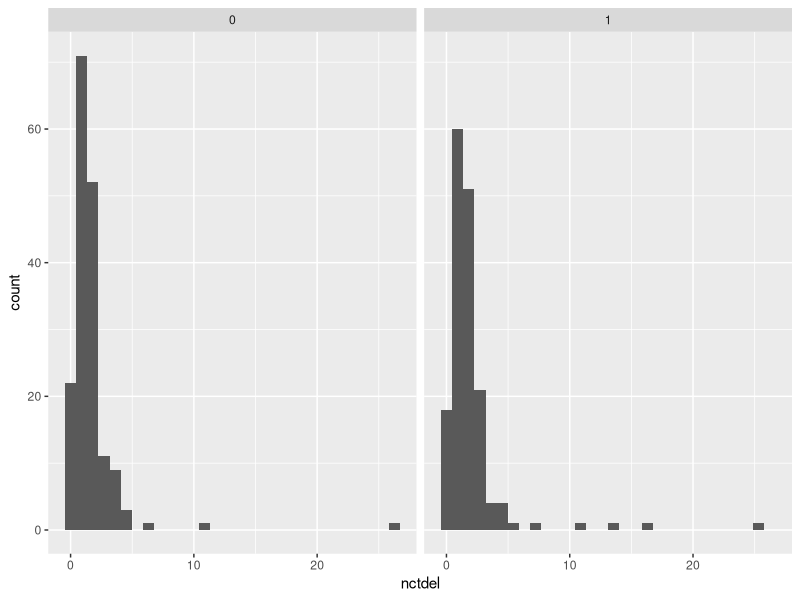
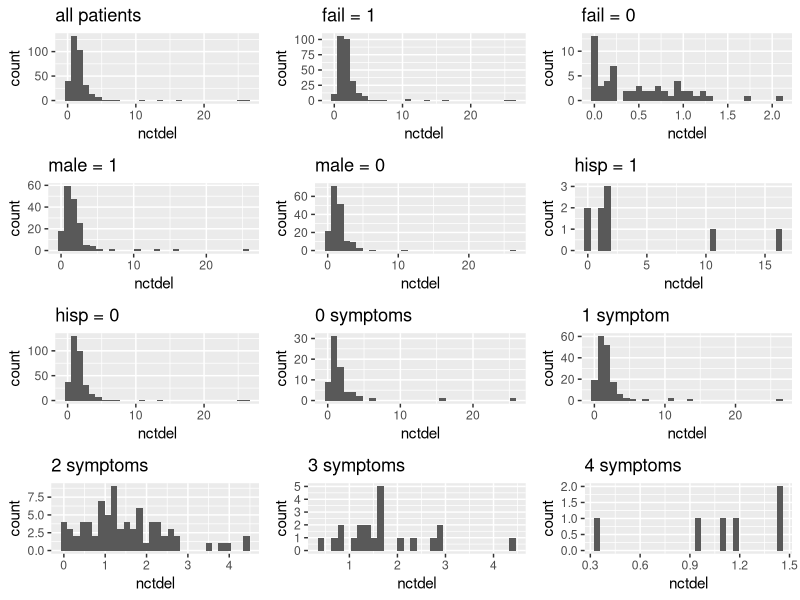
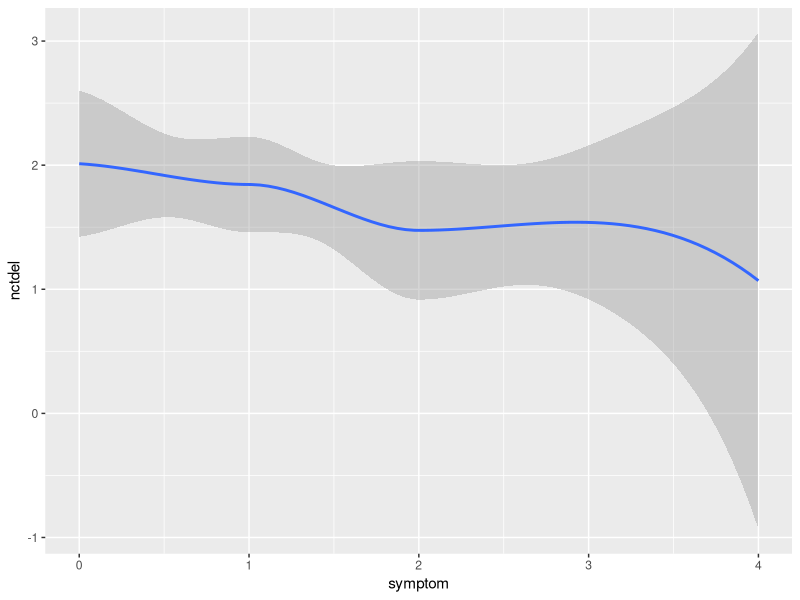
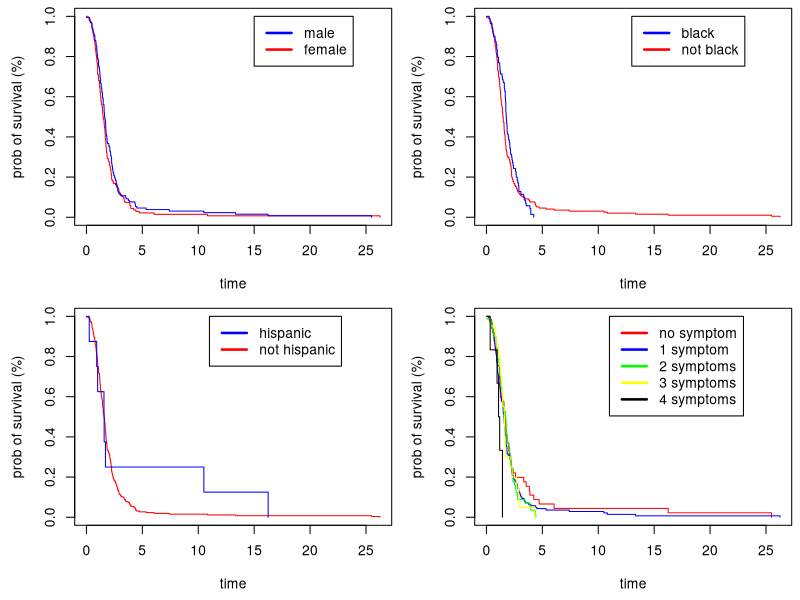

Here is the R script that generated these plots, in order:
## ---- chunk 1
knitr::opts_chunk$set(echo = TRUE)
library(ggplot2)
## ---- chunk 2
data <- read.table("kellydat.txt", header = TRUE)


ggplot(data = data) + geom_histogram(aes(x = nctdel)) +
  facet_wrap(~male)

require(gridExtra)

kellydat = read.table("kellydat.txt", header = TRUE)
kellydat$sn0 = ifelse(kellydat$sn1 + kellydat$sn2 + kellydat$sn3 + kellydat$all4, 0, 1)
## ---- chunk 3
kellydat$symptom = rep(0, length(kellydat$sn1))
for (i in 1:length(kellydat$nctdel)){
  if (kellydat$sn1[i] == 1){
    kellydat$symptom[i] = 1
  }
  if (kellydat$sn2[i] == 1){
    kellydat$symptom[i] = 2
  } 
  if (kellydat$sn3[i] == 1){
    kellydat$symptom[i] = 3
  }
  if (kellydat$all4[i] == 1){
    kellydat$symptom[i] = 4
  }
}
## ---- chunk 4
all = ggplot(data=kellydat, aes(nctdel)) + geom_histogram() + ggtitle("all patients")
fail_1 = ggplot(data=kellydat[kellydat$fail == 1,], aes(nctdel)) + geom_histogram() + ggtitle("fail = 1")
fail_0 = ggplot(data=kellydat[kellydat$fail == 0,], aes(nctdel)) + geom_histogram() + ggtitle("fail = 0")
male_1 = ggplot(data=kellydat[kellydat$male == 1,], aes(nctdel)) + geom_histogram() + ggtitle("male = 1")
male_0 = ggplot(data=kellydat[kellydat$male == 0,], aes(nctdel)) + geom_histogram() + ggtitle("male = 0")
hisp_1 = ggplot(data=kellydat[kellydat$hisp == 1,], aes(nctdel)) + geom_histogram() + ggtitle("hisp = 1")
hisp_0 = ggplot(data=kellydat[kellydat$hisp == 0,], aes(nctdel)) + geom_histogram() + ggtitle("hisp = 0")
sn0_1 = ggplot(data=kellydat[kellydat$sn0 == 1,], aes(nctdel)) + geom_histogram() + ggtitle("0 symptoms")
sn1_1 = ggplot(data=kellydat[kellydat$sn1 == 1,], aes(nctdel)) + geom_histogram() + ggtitle("1 symptom")
sn2_1 = ggplot(data=kellydat[kellydat$sn2 == 1,], aes(nctdel)) + geom_histogram() + ggtitle("2 symptoms")
sn3_1 = ggplot(data=kellydat[kellydat$sn3 == 1,], aes(nctdel)) + geom_histogram() + ggtitle("3 symptoms")
all4_1 = ggplot(data=kellydat[kellydat$all4 == 1,], aes(nctdel)) + geom_histogram() + ggtitle("4 symptoms")

grid.arrange(all, fail_1, fail_0, male_1, male_0, hisp_1, hisp_0, sn0_1, sn1_1, sn2_1, sn3_1, all4_1, ncol=3)

## ---- chunk 5
ggplot(data = kellydat) + 
geom_smooth(mapping = aes(x = symptom, y = nctdel))
## ---- chunk 6
library(survival)
par(mfrow=c(2,2))
d2 = Surv(time=kellydat$nctdel, event=kellydat$fail)

km1 = survfit(d2 ~ kellydat$male)
par(mar=c(4.5, 4.5, 0.5, 0.5))
plot(km1, col = c("red", "blue"), xlab = "time", ylab = "prob of survival (%)")
legend(15, 1.0, c("male", "female"), lty=c(1,1), lwd=c(2.5,2.5),col=c("blue","red"))

km2 = survfit(d2 ~ kellydat$black)
plot(km2, col = c("red", "blue"), xlab = "time", ylab = "prob of survival (%)")
legend(13, 1.0, c("black", "not black"), lty=c(1,1), lwd=c(2.5,2.5),col=c("blue","red"))

km3 = survfit(d2 ~ kellydat$hisp)
par(mar=c(4.5, 4.5, 0.5, 0.5))
plot(km3, col = c("red", "blue"), xlab = "time", ylab = "prob of survival (%)")
legend(11, 1.0, c("hispanic", "not hispanic"), lty=c(1,1), lwd=c(2.5,2.5),col=c("blue","red"))

km4 = survfit(d2 ~ kellydat$symptom)
plot(km4, col = c("red", "blue", "green", "yellow", "black"), xlab = "time", ylab = "prob of survival (%)")
legend(11, 1.0, c("no symptom", "1 symptom", "2 symptoms", "3 symptoms", "4 symptoms"), lty=c(1,1), lwd=c(2.5,2.5),col=c("red", "blue", "green", "yellow", "black"))
